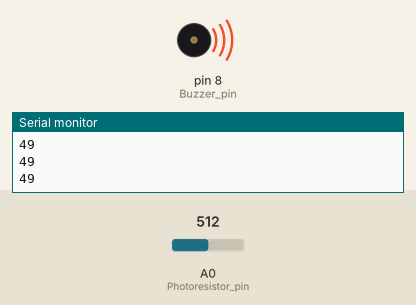
Recording of a sketch running on a simulated Arduino Uno, built with avr-gcc and run on an emulated ATmega328P. On the bench: buzzer (waves = sounding, pin HIGH), the last lines printed to the serial monitor. Inputs (shaded band) come from the test bench; at power-on: A0 (Photoresistor_pin) = 512.

Above: at 1.2 s.
1.3 s: A0 (Photoresistor_pin) set to 914
2.8 s: A0 (Photoresistor_pin) set to 945
At 4.0 s:
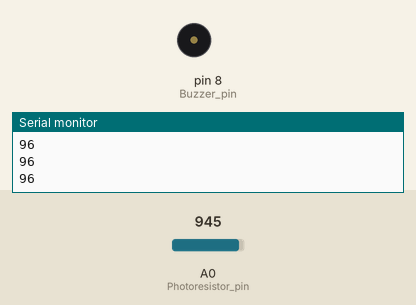
4.3 s: A0 (Photoresistor_pin) set to 900
At 5.3 s:
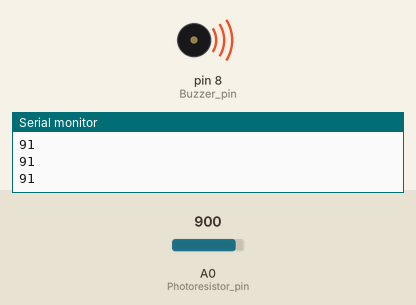
5.8 s: A0 (Photoresistor_pin) set to 1023
At 6.7 s:
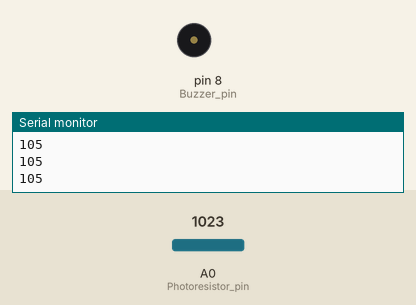
Timing chart, 0 to 8.3 s (numbered marks = the images above; inputs shaded):
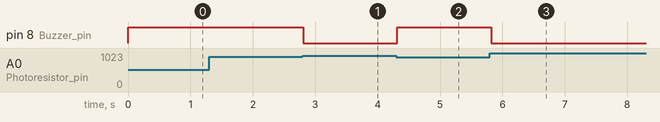

Measured:
- the behaviour switches between 927 and 928 on A0 (Photoresistor_pin) (found by bisection; images 0 and 1)
- after the input at 2.8 s, pin 8 (Buzzer_pin): HIGH → LOW at once
- after the input at 4.3 s, pin 8 (Buzzer_pin): LOW → HIGH at once
- after the input at 5.8 s, pin 8 (Buzzer_pin): HIGH → LOW at once

The sketch:

projeto_embarcados1.ino
```cpp
// C++ code
//

int sensorValue = 0;
int mappedValue;

void setup()
{
  Serial.begin(9600);
  pinMode(A0,INPUT); // Photoresistor pin
  pinMode(8,OUTPUT); // Buzzer pin

}

void loop()
{
  // Leio o valor do sensor
  sensorValue = analogRead(A0);
  // Printo o que retorna para saber seu 'range'

  // Serial.println(sensorValue);

  // Sabendo o 'range' é possivel fazer o mapeamento para um número mais agradável
  mappedValue = map((analogRead(A0)), 54, 974, 0, 100);
  Serial.println(mappedValue);
  if(mappedValue<95)
  {
    digitalWrite(8,HIGH);
  }
  else
  {
    digitalWrite(8,LOW);
  }

  // tone(8, 440, 5000);
  delay(100);
}
```
